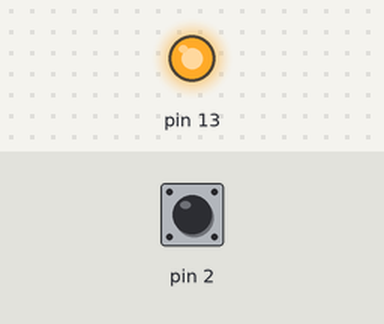
Simulated run of this sketch. Board: Arduino Uno, built with avr-gcc and run on an emulated ATmega328P. On the bench: output pins drawn as LEDs (lit = HIGH). The inputs (shaded band) are chosen by the test bench; at power-on: pin 2 HIGH. What the sketch prints to the serial monitor is not drawn.

Above: at 1.2 s.
1.3 s: pin 2 pulled LOW for 0.15 s
At 1.38 s:
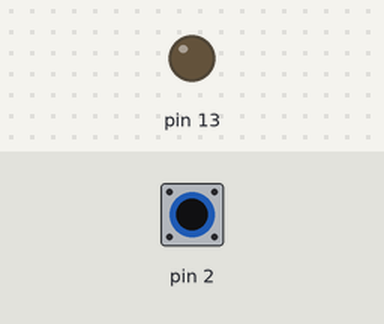
2.9 s: pin 2 pulled LOW for 3.2 s
At 7.0 s:
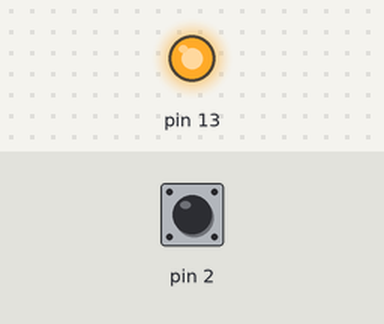
Timing chart, 0 to 8.5 s (numbered marks = the images above; inputs shaded):
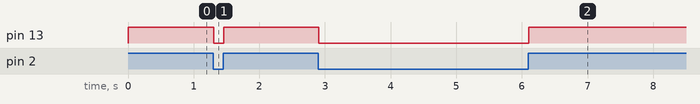

Measured:
- after the input at 1.3 s, pin 13: HIGH → LOW at once, → HIGH 0.15 s later
- after the input at 2.9 s, pin 13: HIGH → LOW at once, → HIGH 3.2 s later

The sketch:

pullup.ino
```cpp
void setup() {
  // put your setup code here, to run once:
Serial.begin(9600);
pinMode(2,INPUT_PULLUP);
pinMode(13,OUTPUT);
}

void loop() {
  // put your main code here, to run repeatedly:
int v=digitalRead(2);
Serial.println(v);
if(v==HIGH){
  digitalWrite(13,HIGH);
}
else
{
  digitalWrite(13,LOW);}}
```
